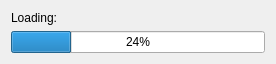
<?xml version="1.0" encoding="UTF-8"?>
<ui version="4.0">
 <class>LoadingDialog</class>
 <widget class="QDialog" name="LoadingDialog">
  <property name="geometry">
   <rect>
    <x>0</x>
    <y>0</y>
    <width>276</width>
    <height>58</height>
   </rect>
  </property>
  <property name="windowTitle">
   <string>Progress</string>
  </property>
  <layout class="QGridLayout" name="gridLayout">
   <item row="1" column="0">
    <widget class="QProgressBar" name="progressBar">
     <property name="value">
      <number>24</number>
     </property>
    </widget>
   </item>
   <item row="0" column="0">
    <widget class="QLabel" name="label_loading">
     <property name="text">
      <string>Loading:</string>
     </property>
    </widget>
   </item>
  </layout>
 </widget>
 <resources/>
 <connections/>
</ui>
